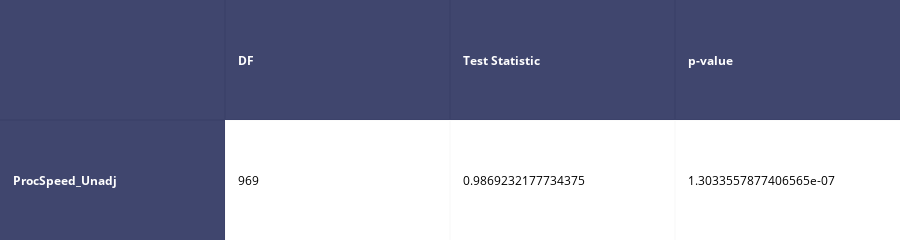

The notebook cell this image was saved under:
### Code cell
x = data_cog_ProcSpee.ProcSpeed_Unadj.dropna()

shapiro_results = scipy.stats.shapiro(x)

matrix_sw = [
    ['', 'DF', 'Test Statistic', 'p-value'],
    ['ProcSpeed_Unadj', len(x) - 1, shapiro_results[0], shapiro_results[1]]
]

shapiro_table = plotly.figure_factory.create_table(matrix_sw, index=True)
iplot(shapiro_table, filename='shapiro-table')
# Plot distribution
sns.distplot(data_cog_ProcSpee.ProcSpeed_Unadj.as_matrix());

### Figure 1 — Plotly figure (JSON) as saved in the notebook; plotly's stock layout.template omitted (floating-point values rounded to 4 significant figures)
{"data": [{"colorscale": [[0, "#00083e"], [0.5, "#ededee"], [1, "#ffffff"]], "hoverinfo": "none", "opacity": 0.75, "showscale": false, "type": "heatmap", "z": [[0, 0, 0, 0], [0, 0.5, 0.5, 0.5]]}], "layout": {"annotations": [{"align": "left", "font": {"color": "#ffffff"}, "showarrow": false, "text": "<b></b>", "x": -0.45, "xanchor": "left", "xref": "x1", "y": 0, "yref": "y1"}, {"align": "left", "font": {"color": "#ffffff"}, "showarrow": false, "text": "<b>DF</b>", "x": 0.55, "xanchor": "left", "xref": "x1", "y": 0, "yref": "y1"}, {"align": "left", "font": {"color": "#ffffff"}, "showarrow": false, "text": "<b>Test Statistic</b>", "x": 1.55, "xanchor": "left", "xref": "x1", "y": 0, "yref": "y1"}, {"align": "left", "font": {"color": "#ffffff"}, "showarrow": false, "text": "<b>p-value</b>", "x": 2.55, "xanchor": "left", "xref": "x1", "y": 0, "yref": "y1"}, {"align": "left", "font": {"color": "#ffffff"}, "showarrow": false, "text": "<b>ProcSpeed_Unadj</b>", "x": -0.45, "xanchor": "left", "xref": "x1", "y": 1, "yref": "y1"}, {"align": "left", "font": {"color": "#000000"}, "showarrow": false, "text": "969", "x": 0.55, "xanchor": "left", "xref": "x1", "y": 1, "yref": "y1"}, {"align": "left", "font": {"color": "#000000"}, "showarrow": false, "text": "0.9869232177734375", "x": 1.55, "xanchor": "left", "xref": "x1", "y": 1, "yref": "y1"}, {"align": "left", "font": {"color": "#000000"}, "showarrow": false, "text": "1.3033557877406565e-07", "x": 2.55, "xanchor": "left", "xref": "x1", "y": 1, "yref": "y1"}], "height": 110, "margin": {"b": 0, "l": 0, "r": 0, "t": 0}, "xaxis": {"dtick": 1, "gridwidth": 2, "showticklabels": false, "tick0": -0.5, "ticks": "", "zeroline": false}, "yaxis": {"autorange": "reversed", "dtick": 1, "gridwidth": 2, "showticklabels": false, "tick0": 0.5, "ticks": "", "zeroline": false}}}
